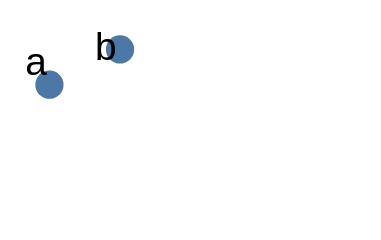

The Vega-Lite source for this figure:
### Vega specification from a JSON file in a GitHub repository (floating-point values rounded to 4 significant figures)
{"width": 100, "height": 60, "padding": 4, "data": [{"name": "pts", "values": [{"x": 1, "y": 2, "t": "a"}, {"x": 3, "y": 1, "t": "b"}]}, {"name": "none", "values": []}], "marks": [{"type": "rule", "name": "empty", "from": {"data": "none"}}, {"type": "symbol", "from": {"data": "pts"}, "encode": {"enter": {"x": {"field": "x", "mult": 10}, "y": {"field": "y", "mult": 10}}}}, {"type": "text", "from": {"data": "pts"}, "encode": {"enter": {"text": {"field": "t"}, "x": {"field": "x", "mult": 10}, "y": {"field": "y", "mult": 10}}}, "transform": [{"type": "label", "avoidMarks": {"signal": "7"}, "size": [100, 60]}]}]}
